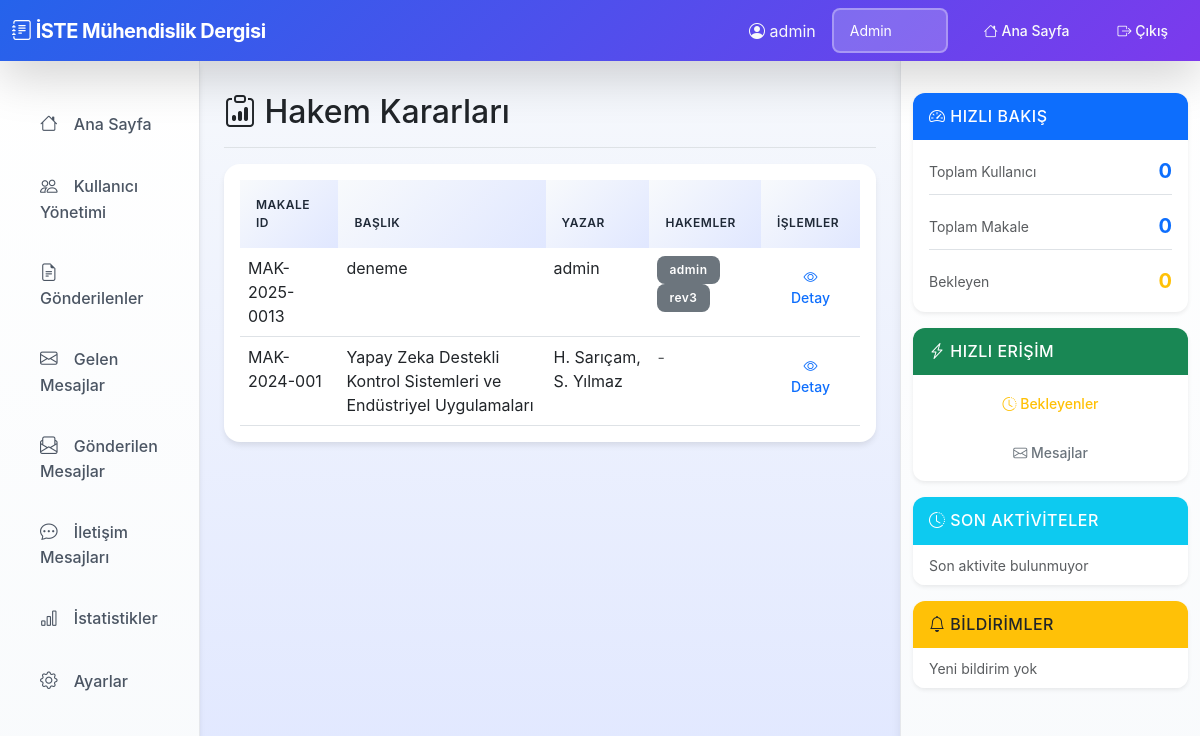
Page /reviewer-decisions-fe (signed in) on the committed database.
### tables this page shows
CREATE TABLE articles (
                id TEXT PRIMARY KEY,
                title TEXT NOT NULL,
                author TEXT NOT NULL,
                authors TEXT,
                pages TEXT,
                status TEXT NOT NULL,
                volume TEXT,
                issue TEXT,
                year TEXT,
                editor TEXT,
                field_editor TEXT,
                reviewers TEXT,
                decisions TEXT,
                scheduled INTEGER DEFAULT 0,
                created_at TIMESTAMP DEFAULT CURRENT_TIMESTAMP,
                updated_at TIMESTAMP DEFAULT CURRENT_TIMESTAMP
            , file_path TEXT, field_editor_recommendation TEXT);

### app.py (the view)
@app.route('/reviewer-decisions-fe')
@login_required
@role_required('Alan Editörü')
def reviewer_decisions_fe():
    all_articles = db.get_all_articles()
    articles = [a for a in all_articles if a.get('field_editor') == session['username']]
    return render_template('reviewer_decisions_fe.html', articles=articles)

### Dergi_Yonetim_Sistemi/database.py (called while the page is built)
    def get_connection(self):
        conn = sqlite3.connect(self.db_name)
        conn.row_factory = sqlite3.Row  # Sözlük benzeri erişim için
        return conn

    def get_user(self, username: str) -> Optional[Dict]:
        conn = self.get_connection()
        cursor = conn.cursor()
        cursor.execute("SELECT * FROM users WHERE username = ?", (username,))
        row = cursor.fetchone()
        conn.close()
        if row:
            expertise_field = None
            try:
                if "expertise_field" in row.keys():
                    expertise_field = row["expertise_field"]
            except (KeyError, AttributeError):
                pass
            return {
                "username": row["username"],
                "password": row["password"],
                "name": row["name"],
                "roles": row["roles"].split(",") if row["roles"] else [],
                "expertise_field": expertise_field
            }
        return None

    def get_all_articles(self) -> List[Dict]:
        conn = self.get_connection()
        cursor = conn.cursor()
        cursor.execute("SELECT * FROM articles ORDER BY created_at DESC")
        rows = cursor.fetchall()
        conn.close()
        articles = []
        for row in rows:
            articles.append(self._row_to_article_dict(row))
        return articles

### app.py (called while the page is built)
def login_required(f):
    from functools import wraps
    @wraps(f)
    def decorated_function(*args, **kwargs):
        if 'username' not in session:
            flash('Bu sayfaya erişmek için giriş yapmalısınız.', 'warning')
            return redirect(url_for('login'))
        return f(*args, **kwargs)
    return decorated_function

### templates/reviewer_decisions_fe.html
{% extends "dashboard_base.html" %}
{% block content %}
<div class="d-flex justify-content-between flex-wrap flex-md-nowrap align-items-center pt-3 pb-2 mb-3 border-bottom">
    <h1 class="h2"><i class="bi bi-clipboard-data"></i> Hakem Kararları</h1>
</div>
<div class="card">
    <div class="card-body">
        {% if articles %}
        <div class="table-responsive">
            <table class="table table-hover">
                <thead>
                    <tr>
                        <th>Makale ID</th>
                        <th>Başlık</th>
                        <th>Yazar</th>
                        <th>Hakemler</th>
                        <th>İşlemler</th>
                    </tr>
                </thead>
                <tbody>
                    {% for article in articles %}
                    <tr>
                        <td>{{ article.id }}</td>
                        <td>{{ article.title }}</td>
                        <td>{{ article.authors or article.author }}</td>
                        <td>
                            {% if article.reviewers %}
                            {% for reviewer in article.reviewers %}
                            <span class="badge bg-secondary me-1">{{ reviewer }}</span>
                            {% endfor %}
                            {% else %}
                            <span class="text-muted">-</span>
                            {% endif %}
                        </td>
                        <td>
                            <a href="{{ url_for('article_detail', article_id=article.id) }}"
                               class="btn btn-sm btn-outline-primary">
                                <i class="bi bi-eye"></i> Detay
                            </a>
                        </td>
                    </tr>
                    {% endfor %}
                </tbody>
            </table>
        </div>
        {% else %}
        <div class="text-center py-5">
            <i class="bi bi-clipboard-data fs-1 text-muted"></i>
            <p class="text-muted mt-3">Hakem kararı bulunmamaktadır.</p>
        </div>
        {% endif %}
    </div>
</div>
{% endblock %}

### static/css/style.css (style rules this page uses)
:root { --primary-color: #2563eb; --secondary-color: #7c3aed; --success-color: #10b981; --warning-color: #f59e0b; --danger-color: #ef4444; --info-color: #06b6d4; --dark-color: #1f2937; --light-bg: #f8fafc; --border-color: #e5e7eb; --shadow-sm: 0 1px 2px 0 rgba(0, 0, 0, 0.05); --shadow-md: 0 4px 6px -1px rgba(0, 0, 0, 0.1); --shadow-lg: 0 10px 15px -3px rgba(0, 0, 0, 0.1); }
body { font-family: 'Inter', 'Segoe UI', Tahoma, Geneva, Verdana, sans-serif; background: linear-gradient(135deg, #667eea 0%, #764ba2 100%); min-height: 100vh; }
.dashboard-body { background: linear-gradient(to bottom, #f8fafc 0%, #e0e7ff 100%); min-height: 100vh; }
main .card { border: none; border-radius: 1rem; box-shadow: var(--shadow-md); transition: all 0.3s ease; overflow: hidden; }
.table { margin-bottom: 0; }
.table thead th { background: linear-gradient(135deg, #f8fafc 0%, #e0e7ff 100%); color: var(--dark-color); font-weight: 600; text-transform: uppercase; font-size: 0.75rem; letter-spacing: 0.5px; border: none; padding: 1rem; }
.table tbody tr { transition: all 0.2s ease; }
.badge { font-weight: 600; padding: 0.5rem 0.75rem; border-radius: 0.5rem; font-size: 0.75rem; letter-spacing: 0.5px; }
.btn { border-radius: 0.5rem; font-weight: 500; padding: 0.625rem 1.25rem; transition: all 0.3s ease; border: none; }
.card { animation: fadeIn 0.5s ease; }
.card { transition: all 0.3s cubic-bezier(0.4, 0, 0.2, 1); }
.btn { position: relative; overflow: hidden; }
.btn::before { content: ''; position: absolute; top: 50%; left: 50%; width: 0; height: 0; border-radius: 50%; background: rgba(255, 255, 255, 0.3); transform: translate(-50%, -50%); transition: width 0.6s, height 0.6s; }
.table tbody tr { position: relative; }
.table tbody tr::after { content: ''; position: absolute; left: 0; top: 0; height: 100%; width: 4px; background: var(--primary-color); transform: scaleY(0); transition: transform 0.2s ease; }

### rows in the picture
articles: id "MAK-2025-0013", title "deneme", authors "admin", reviewers "admin" "rev3"
articles: id "MAK-2024-001", title "Yapay Zeka Destekli Kontrol Sistemleri ve Endüstriyel Uygulamaları", authors "H. Sarıçam, S. Yılmaz"

### other values in the picture
{{ session.user_name }} "admin"
form field role "Admin"
